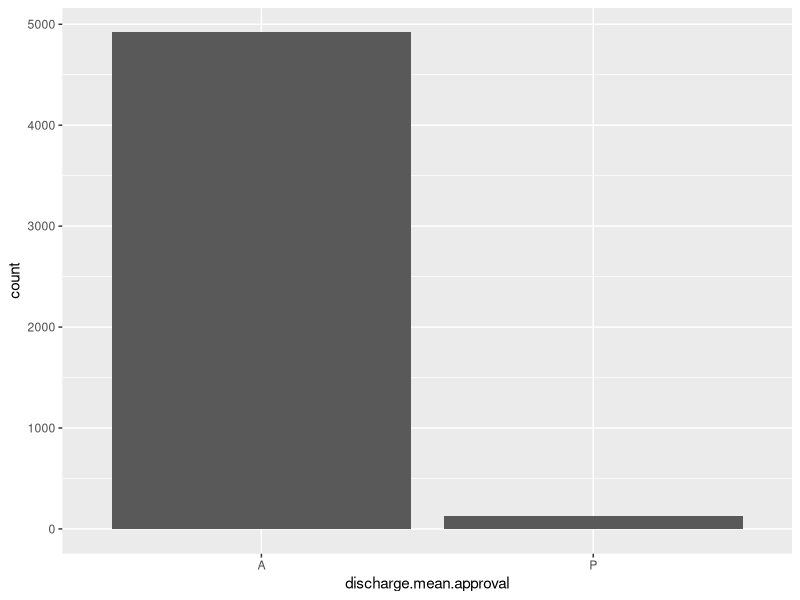
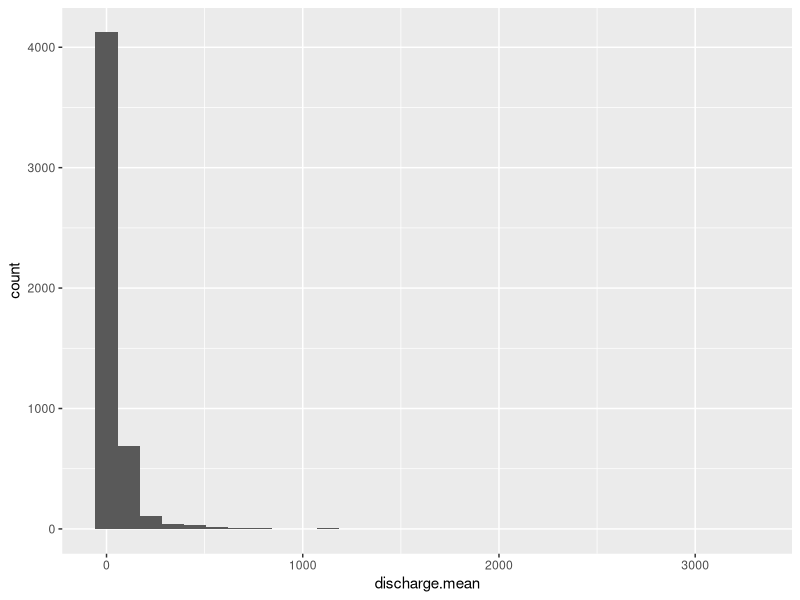
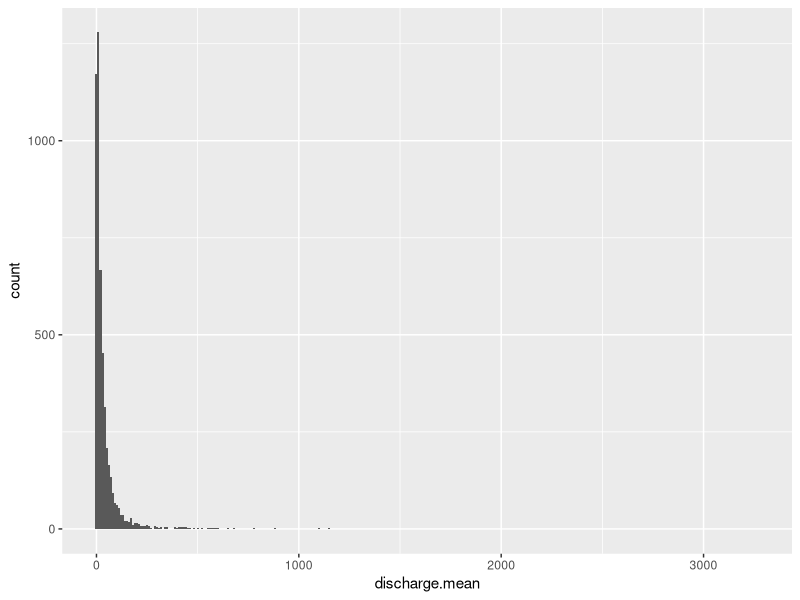
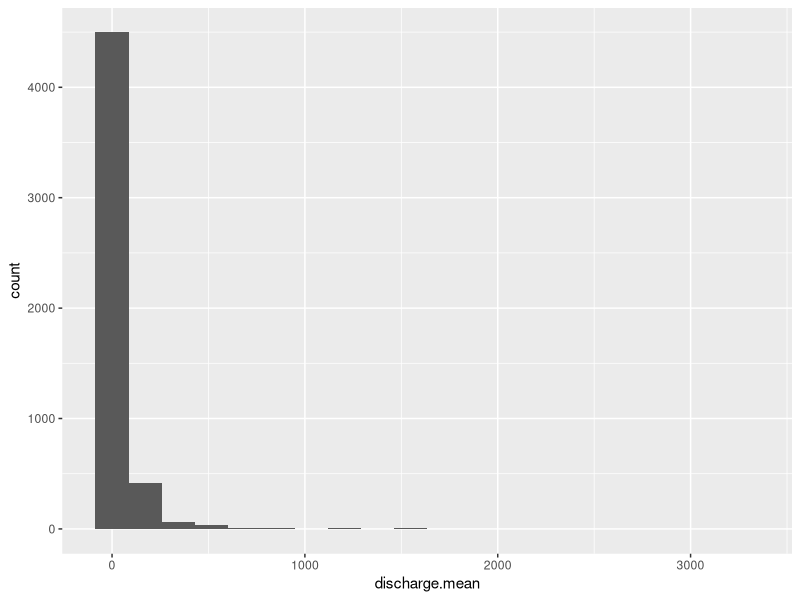
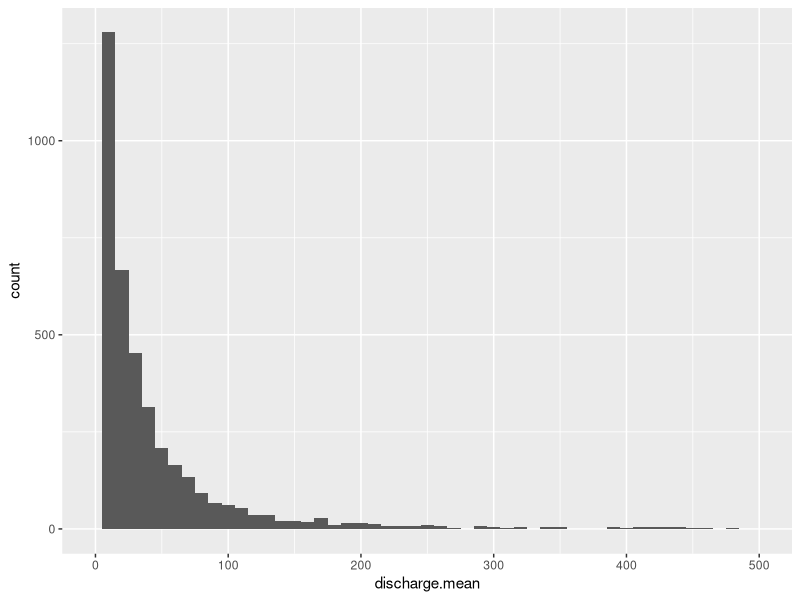
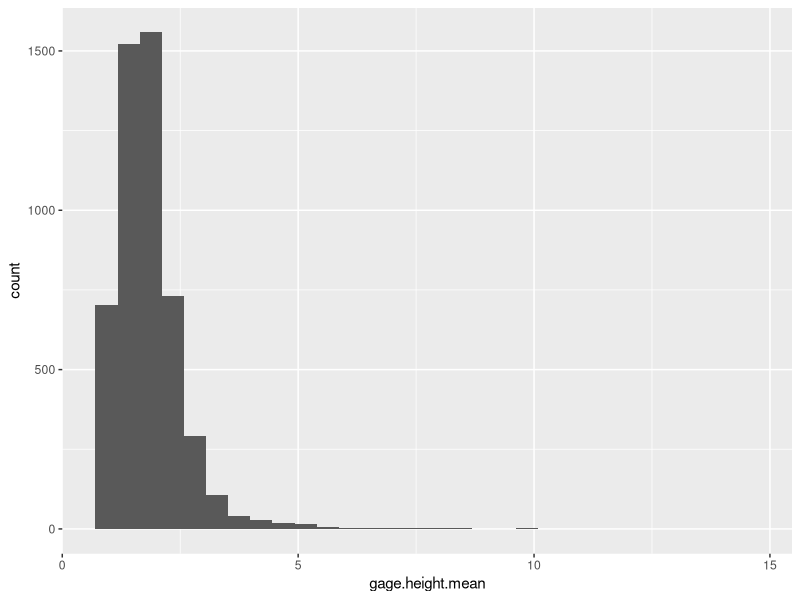
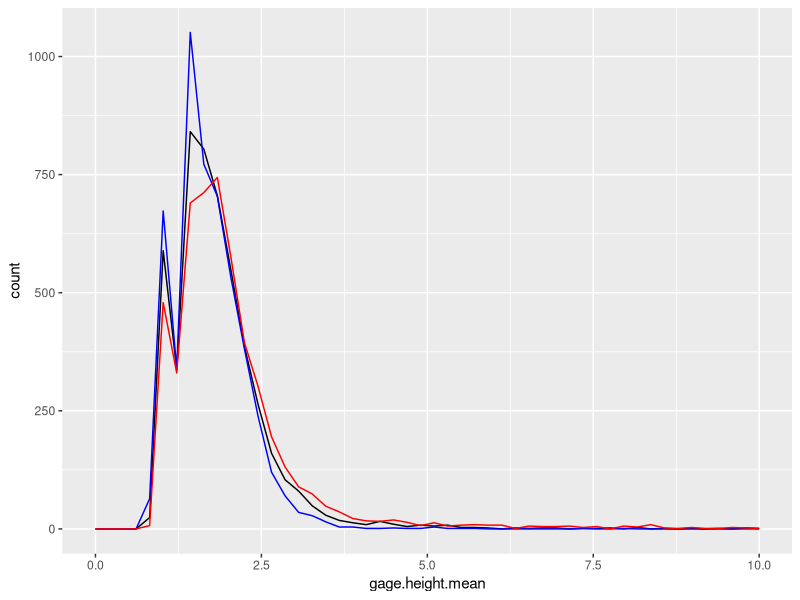
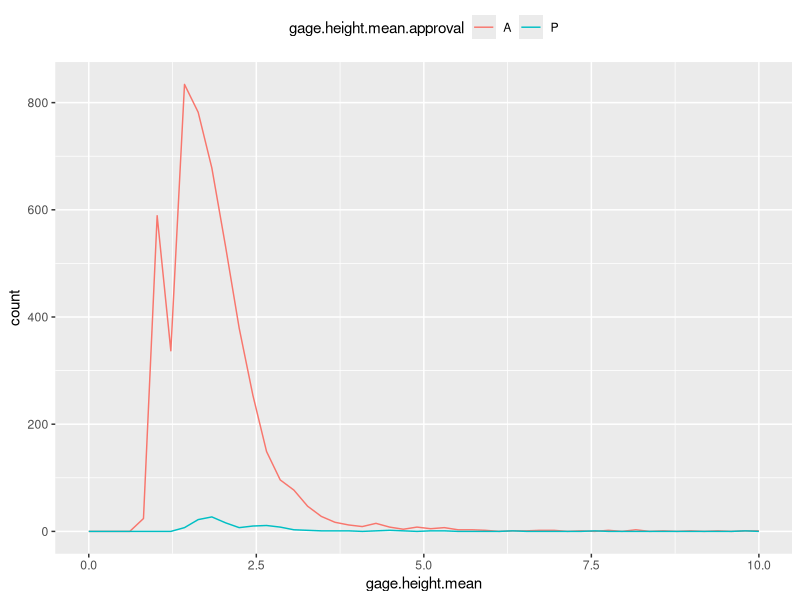

Write the R code that produced these figures, in order.
## ---- chunk 1
# 1. Set up your working directory
getwd()

# 2. Load packges
library(tidyverse)

# 3. Import datasets
USGS.flow.data <- read.csv("./Data/Raw/USGS_Site02085000_Flow_Raw.csv")

View(USGS.flow.data)
# Alternate option: click on data frame in Environment tab

class(USGS.flow.data)
colnames(USGS.flow.data)

# Rename columns
colnames(USGS.flow.data) <- c("agency_cd", "site_no", "datetime", 
                              "discharge.max", "discharge.max.approval", 
                              "discharge.min", "discharge.min.approval", 
                              "discharge.mean", "discharge.mean.approval", 
                              "gage.height.max", "gage.height.max.approval", 
                              "gage.height.min", "gage.height.min.approval", 
                              "gage.height.mean", "gage.height.mean.approval")
str(USGS.flow.data)
dim(USGS.flow.data)

#head(USGS.flow.data) #Will show first six lines of data 
class(USGS.flow.data$datetime)

## ---- chunk 2
help(as.Date)

# Adjust date formatting for today
# Write code for three different date formats. 
# An example is provided to get you started.
# (code must be uncommented)
today <- Sys.Date()
format(today, format = "%B")
format(today+4, format = "%y, %m, %d")
format(today, format = "%Y, %b, %d")
format(today, format = "%A,%m,%d,%B")
USGS.flow.data$datetime <- as.Date(USGS.flow.data$datetime, format = "%m/%d/%y") 
## ---- chunk 3
# 
USGS.flow.data$datetime <- format(USGS.flow.data$datetime, "%y%m%d")

# formatting date as year, month, day in the datetime column 
create.early.dates <- (function(d) {
       paste0(ifelse(d > 181231,"19","20"),d)
       })
# Create a function that tells it to change to 20 if the [day is not higher than 181231 - 2018, 31 December, that means we're somehwere in the 1900s] -- works because we changed the formate of datetime. Giving it something called "d" - the ingredient. pastzero will take the two statements inside and puts them together"
USGS.flow.data$datetime <- create.early.dates(USGS.flow.data$datetime)

#We've only written the fuction, now we have to run it. 
USGS.flow.data$datetime <- as.Date(USGS.flow.data$datetime, format = "%Y%m%d") 

## ---- chunk 4
summary(USGS.flow.data$discharge.mean)
summary(USGS.flow.data$gage.height.mean)
## ---- chunk 5
USGS.flow.data.complete <- na.omit(USGS.flow.data) #Operates on rows of data; Dollar signs and selecting certain columns are an option; #complete.cases tells you which cases are complete -- will quarry for full rows [na.omit will omit the entire row -- keeps only the days where all of the observations are complete]
dim(USGS.flow.data)
dim(USGS.flow.data.complete)

mean(USGS.flow.data.complete$discharge.mean)
sd(USGS.flow.data.complete$discharge.mean)
summary(USGS.flow.data.complete$discharge.mean)

## ---- chunk 6
ggplot(USGS.flow.data.complete, aes(x = discharge.mean.approval)) +
  geom_bar()
## ---- chunk 7
#
ggplot(USGS.flow.data.complete) +
  geom_histogram(aes(x = discharge.mean)) #choose data; provide aesthetics; automatically divided in to 30 bins but you can tell it a bin width 

#
ggplot(USGS.flow.data.complete) +
  geom_histogram(aes(x = discharge.mean), binwidth = 10) #dishcarge mean of 10 units - will give it in the units of whatever column that is 

#
ggplot(USGS.flow.data.complete) +
  geom_histogram(aes(x = discharge.mean), bins = 20)

# Zooming in on some data for illustrative purposes 
ggplot(USGS.flow.data.complete, aes(x = discharge.mean)) +
  geom_histogram(binwidth = 10) + 
  scale_x_continuous(limits = c(0, 500))
  
#
ggplot(USGS.flow.data.complete) +
  geom_histogram(aes(x = gage.height.mean))

## ---- chunk 8
# More minimums are lower counts (blue); Created frequency polygons for three different columns
ggplot(USGS.flow.data.complete) +
  geom_freqpoly(aes(x = gage.height.mean), bins = 50) +
  geom_freqpoly(aes(x = gage.height.min), bins = 50, color = "blue") +
  geom_freqpoly(aes(x = gage.height.max), bins = 50, color = "red") +
  scale_x_continuous(limits = c(0, 10))

# New measurements versus old measurements; Based on what categories they fall in to (from a single column); Color is based on the status of the other variable
ggplot(USGS.flow.data.complete) +
  geom_freqpoly(aes(x = gage.height.mean, color = gage.height.mean.approval), bins = 50) +
  scale_x_continuous(limits = c(0, 10)) +
  theme(legend.position = "top")

## ---- chunk 9
#
ggplot(USGS.flow.data.complete) +
  geom_boxplot(aes(x = gage.height.mean.approval, y = gage.height.mean))

#gage height: the height of the river. The greater the depth of the river the more water is going to be flowing through. 
ggplot(USGS.flow.data.complete) +
  geom_boxplot(aes(x = gage.height.mean, y = discharge.mean, group = cut_width(gage.height.mean, 1)))

#
ggplot(USGS.flow.data.complete) +
  geom_violin(aes(x = gage.height.mean.approval, y = gage.height.mean), draw_quantiles = c(0.25, 0.5, 0.75))
## ---- chunk 10
ggplot(USGS.flow.data.complete) +
  geom_point(aes(x = discharge.mean, y = gage.height.mean))
#told it 3,4 to fit better on the page for a PDF 
## ---- chunk 11

